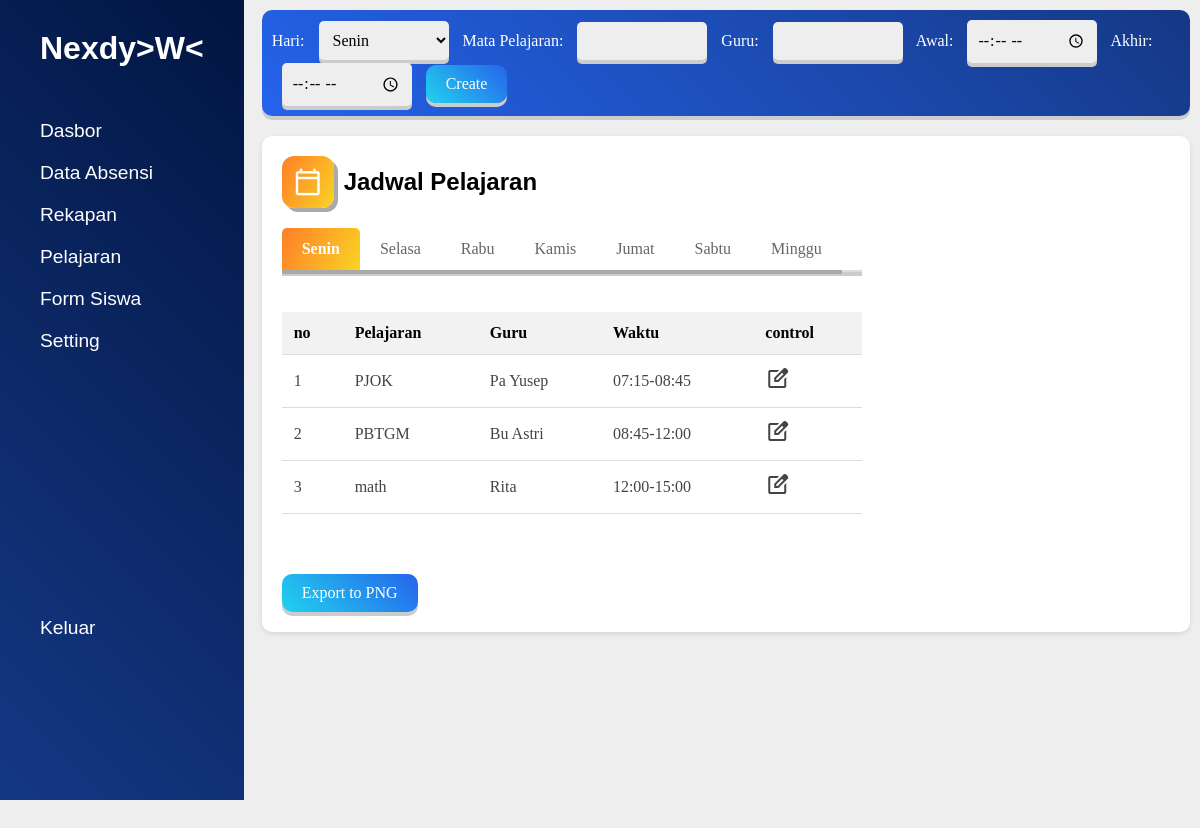
Page /pelajaran.php on the committed database.
### tables this page shows
CREATE TABLE `pelajaran` (
  `id_pelajaran` int NOT NULL,
  `nama_pelajaran` varchar(100) NOT NULL,
  `hari` varchar(20) NOT NULL,
  `guru` varchar(100) NOT NULL,
  `waktu` varchar(12) NOT NULL
);

### pelajaran.php (the view, shortened to what this page needs)
<?php
include "db/db_sekolah.php";
?>
<!doctype html>
<html lang="en">
<head>
    <link rel="stylesheet" href="style/pelajaran.css">
</head>
<body>
    <main class="dashboard">
        <div class="dashboard-content">
            <form action="crud.php" method="post">
                <label for="hari">
                    Hari:
                    <select name="hari" id="hari" require>
                        <option value="senin">Senin</option>
                    </select>
                </label>
                <label for="mata_pelajaran">
                    Mata Pelajaran:
                    <input type="text" name="mata_pelajaran" id="mata_pelajaran" require>
                </label>
                <label for="guru">
                    Guru:
                    <input type="text" name="guru" id="guru" require>
                </label>
                <label for="waktu-mulai">
                    Awal:
                    <input type="time" name="waktu_mulai" id="waktu-mulai" require>
                </label>
                <label for="waktu-selesai">
                    Akhir:
                    <input type="time" name="waktu_selesai" id="waktu-selesai" require>
                </label>
                <button type="submit" name="tambah_pelajaran" class="create">Create</button>
            </form>
            <div class="data-section">
                <div class="icon">
                    <span class="material-symbols-outlined yellow">calendar_today</span>
                    <h2>Jadwal Pelajaran</h2>
                </div>
                <div class="tab-container exportPNG">
                    <div class="tab-header">
                        <div class="item active" data-tab="Senin">Senin</div>
                        <div class="item" data-tab="Selasa">Selasa</div>
                        <div class="item" data-tab="Rabu">Rabu</div>
                        <div class="item" data-tab="Kamis">Kamis</div>
                        <div class="item" data-tab="Jumat">Jumat</div>
                        <div class="item" data-tab="Sabtu">Sabtu</div>
                        <div class="item" data-tab="Minggu">Minggu</div>
                    </div>
                    <div class="tab-content">
                        <?php
                            $noSenin = 1;
                            $senin  = mysqli_query($db_sekolah, " SELECT * FROM pelajaran WHERE hari = 'senin' ORDER BY waktu ASC");
                            ?>
                        <div id="Senin" class="content active">
                            <table>
                                <thead>
                                    <tr>
                                        <th>no</th>
                                        <th>Pelajaran</th>
                                        <th>Guru</th>
                                        <th>Waktu</th>
                                        <th>control</th>
                                    </tr>
                                </thead>
                                <tbody class="data">
                                    <?php while ($data   = mysqli_fetch_assoc($senin)) { ?>
                                    <tr class="baris">
                                        <td class="colom"><?= $noSenin++; ?></td>
                                        <td class="colom"><?= $data['nama_pelajaran']; ?></td>
                                        <td class="colom"><?= $data['guru']; ?></td>
                                        <td class="colom"><?= $data['waktu']; ?></td>
                                        <td class="colom">
                                            <a href="pelajaran.php?id_pelajaran=<?= $data['id_pelajaran'];?>">
                                                <span class="material-symbols-outlined"
                                                    style="color: #444">edit_square</span>
                                            </a>
                                        </td>
                                    </tr>
                                    <?php } ?>
                                </tbody>
                            </table>
                        </div>
                    </div>
                </div>
                <button id="exportBtn" class="btnPNG" onclick="exportPNG()">Export to PNG</button>
            </div>
        </div>
    </main>
</body>
</html>

### style/pelajaran.css (style rules this page uses)
.tab-header { display: flex; border-bottom: 2px solid #ddd; box-shadow: 0 4px 0 #ccc; }
.item { padding: 12px 20px; cursor: pointer; box-shadow: 0 4px 0 #aaa; color: #666; transition: 0.3s; cursor: pointer; }
.item.active { border-top-left-radius: 5px; border-top-right-radius: 5px; color: #fff; background: linear-gradient(90rad, #ff7e29, #f9d423); font-weight: bold; }
.tab-content .content { display: none; padding: 20px 0; }
.tab-content .content.active { display: block; }

### rows in the picture
pelajaran: nama_pelajaran "PJOK", guru "Pa Yusep", waktu "07:15-08:45"
pelajaran: nama_pelajaran "PBTGM", guru "Bu Astri", waktu "08:45-12:00"
pelajaran: nama_pelajaran "math", guru "Rita", waktu "12:00-15:00"
